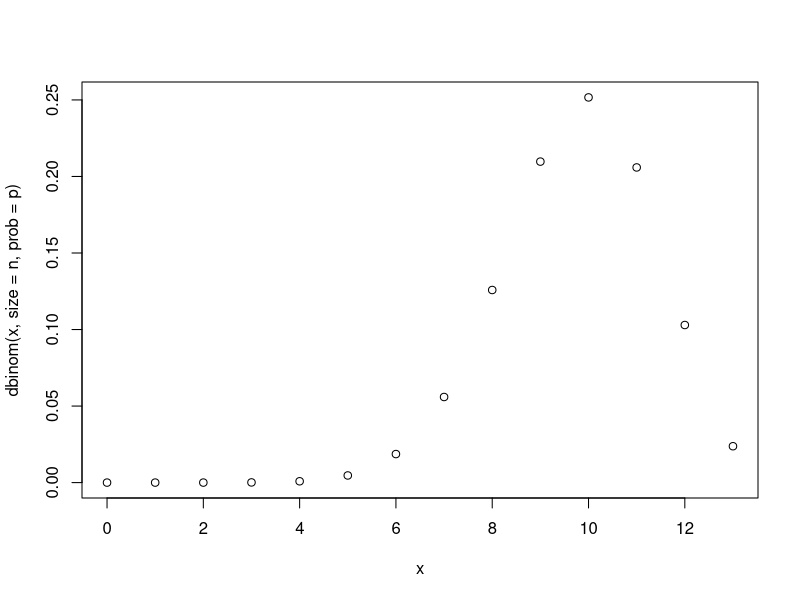
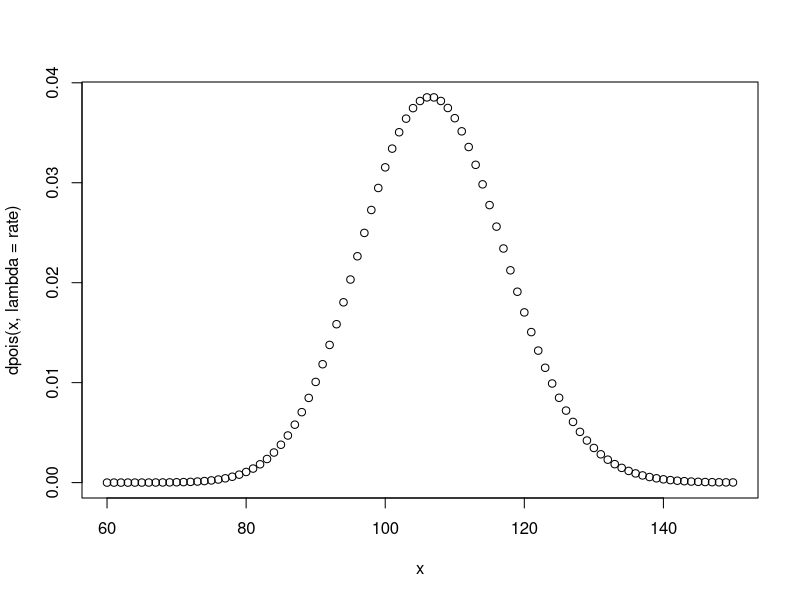
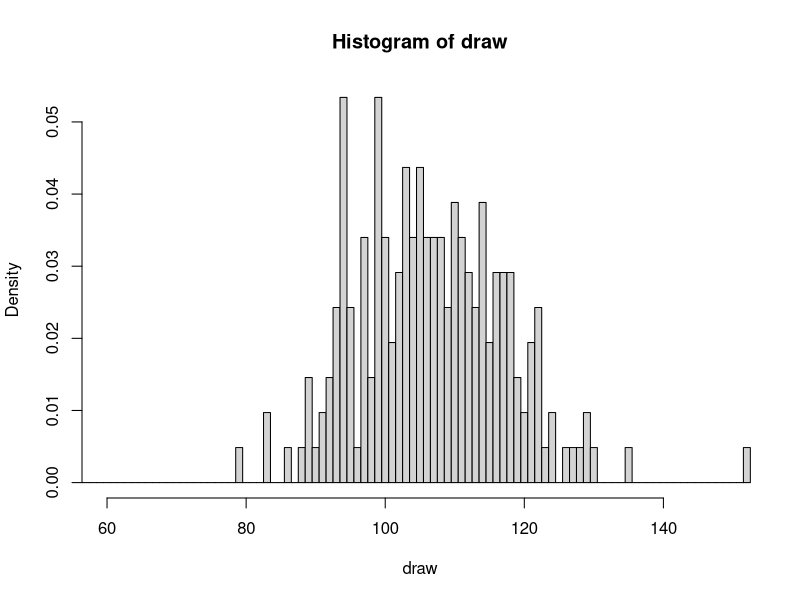
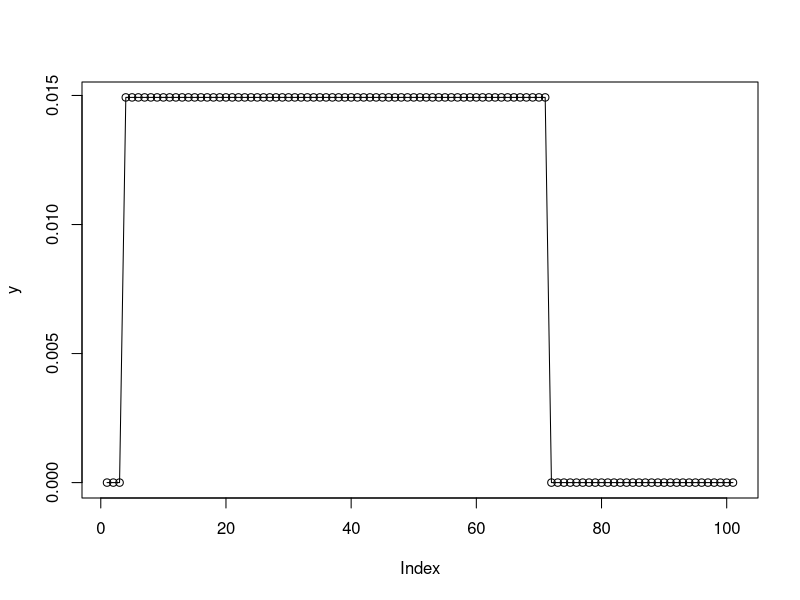
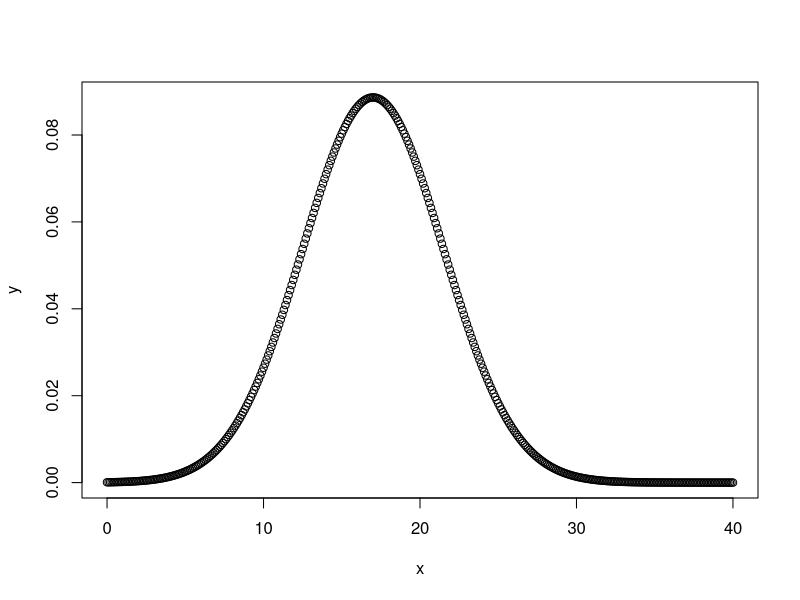

Generate these figures, in order, with R:
## ---- chunk 1
P = 1-(0.10+0.13+0.21+0.15)
P
## ---- chunk 2
P = 0.1+0.13+0.21
P
## ---- chunk 3
S <- c(0.1,0.13,0.21,0.41,0.15)
mean = function(x){
  return((1/length(x)) * sum(x))
}
mean(S)
## ---- chunk 4
variance = function(x){
  n = length(x)
  s = 0
  for(i in 1:n){
    s = s+(x[i]-mean(x))^2
  }
  return(s/n)
}
variance(S)
## ---- chunk 5
f = function(x){
  if(x>=40 & x<=65){
    return((x-40)/625)
  }
  if(x >65 & x<=90)
      return((90-w)/625)
  else
    return (0)
}
## ---- chunk 6
F = function(x){
  if (x <40)
    return(0)
  if (x>=40 & x<=65)
    return((x^2-80*x+1600)/1250)
  if (x >65 & x<=90)
    return((180*x-x^2-6850)/1250)
  else
    return((1))
}
## ---- chunk 7
f(55.2)
f(55.2)
## ---- chunk 8
F(65)-F(60)+F(90)-F(65.1)
## ---- chunk 9
F(65)-F(60.3)+F(76.89)-F(65.1)
## ---- chunk 10
n=13
p=0.75
x=0:n
plot(x,dbinom(x,size = n,prob = p))


## ---- chunk 11
dbinom(13,13,0.75)
## ---- chunk 12
1 - pbinom(9,13, 0.75)
## ---- chunk 13
pbinom(11, 13,0.75) - pbinom(7, 13, 0.75)
## ---- chunk 14
13*0.75
sqrt(n*p*(1-p))
## ---- chunk 15
dpois(100,107)
## ---- chunk 16
dpois(0,107)
## ---- chunk 17
rate = 107
x = 60:150
plot(x, dpois(x, lambda = rate))
## ---- chunk 18
draw = rpois(206, lambda = rate)
hist(draw, breaks = (0:(max(draw)+1)) - 0.5, probability = TRUE, xlim = c(60,150
                                                                          ))
## ---- chunk 19
P = 1-(0.10+0.13+0.21+0.15)
P
## ---- chunk 20
pnorm(5.5,36.5,19.34) - pnorm(3, 36.5,19.34)
## ---- chunk 21
c= (70+3)/2
sv = sqrt((70-3)^2/12)
c
sv
## ---- chunk 22

## ---- chunk 23
x_dunif = seq(0, 100, by=1)
y = dunif(x_dunif, min=3, max = 70)
plot(y, type = "o")
## ---- chunk 24
P = 1-(0.10+0.13+0.21+0.15)
P
## ---- chunk 25
pnorm(20,17,4.5, lower.tail = FALSE)
## ---- chunk 26
pnorm(10,17,4.5) - pnorm(5,17,4.5)
## ---- chunk 27
22.76
## ---- chunk 28
x <- seq(0, 40, by = .1)
y <- dnorm(x, mean = 17, sd = 4.5)


plot(x,y)
## ---- chunk 29
rnorm(10, 17, 4.5)
## ---- chunk 30
pexp(1, rate=1/11)
## ---- chunk 31
pexp(6, rate=1/9) 
## ---- chunk 32
1-pexp(15, rate=1/11) 
